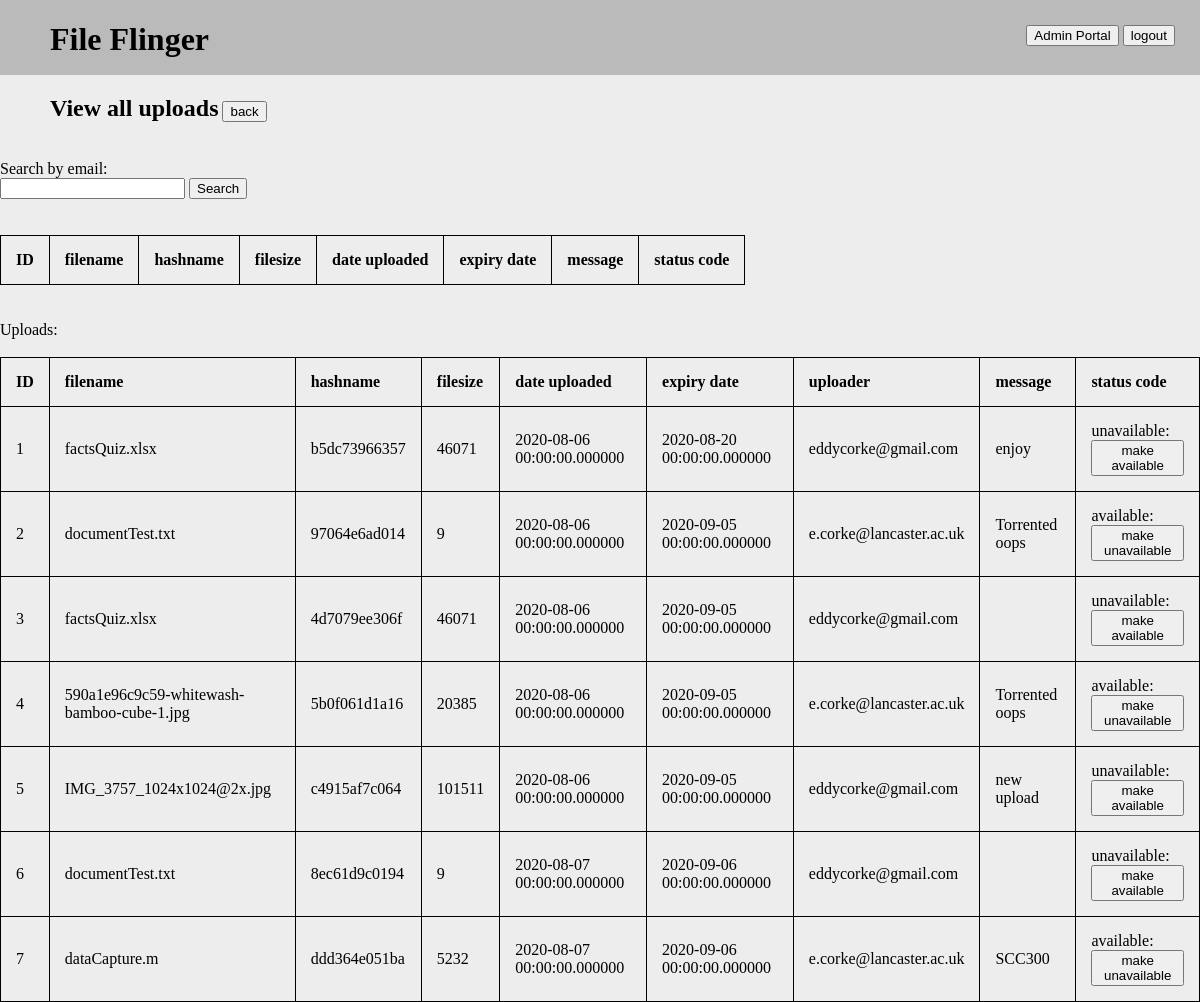
The app's page /admin_portal/uploads (signed in) with its own data.
### serv/models.py (models this page shows, shortened)
class Upload(db.Model):
    id = db.Column(db.Integer, primary_key=True)
    filename = db.Column(db.String(256), nullable=False)
    filesize = db.Column(db.Integer, nullable=False)
    hashname = db.Column(db.String(16), unique=True, nullable=False)
    datetime = db.Column(db.DateTime, nullable=False)
    expirationDatetime = db.Column(db.DateTime, nullable=False)
    uploaderEmail = db.Column(db.String(320), nullable=False)
    message = db.Column(db.String(512), nullable=False, default="")
    status = db.Column(db.Integer, default=1, nullable=False)  # 1: available, 0: unavailable
    password = db.Column(db.String(256))

### serv/routes.py (the view)
@app.route('/admin_portal/uploads')
@login_required
def view_uploads():
    if current_user.permLevel < 2:  # TODO: change number to config alias
        flash("Access to the admin portal area is restricted")
        return redirect(url_for('home'))
    email = request.args.get("email")
    search = []
    if email:
        search = db.session.execute("SELECT id, filename, hashname, filesize, datetime, expirationDatetime, message, status FROM Upload WHERE uploaderEmail = \"" + email + "\"").fetchall()
    status = request.args.get('status')
    upload_id = request.args.get('upload_id')
    if status:
        db.session.execute("UPDATE Upload SET status = " + status + " WHERE id = " + upload_id)
        db.session.commit()
    userData = db.session.execute("SELECT id, filename, hashname, filesize, datetime, expirationDatetime, uploaderEmail, message, status FROM Upload").fetchall()
    return render_template('view_uploads.html', data=userData, search=search)

### serv/models.py (called while the page is built)
@login_manager.user_loader
def load_user(user_id):
    return User.query.get(int(user_id))

### serv/templates/view_uploads.html (shortened to what this page needs)
{% extends "template.html" %}
{% block content %}
    <h2>View all uploads</h2>
    <a href="{{ url_for('admin_portal') }}"><button>back</button></a><br><br>
    Search by email: <br>
    <form action="uploads">
        <input type="text" name="email">
        <input type="submit" value="Search">
    </form>
    <br><br>
    <table>
            <th>ID</th>
            <th>filename</th>
            <th>hashname</th>
            <th>filesize</th>
            <th>date uploaded</th>
            <th>expiry date</th>
            <th>message</th>
            <th>status code</th>
        </table>
    <br><br>
    Uploads:<br><br>
    <table>
        <th>ID</th>
        <th>filename</th>
        <th>hashname</th>
        <th>filesize</th>
        <th>date uploaded</th>
        <th>expiry date</th>
        <th>uploader</th>
        <th>message</th>
        <th>status code</th>
        {% for item in data %}
        <tr>
            <td>{{item[0]}}</td>
            <td>{{item[1]}}</td>
            <td>{{item[2]}}</td>
            <td>{{item[3]}}</td>
            <td>{{item[4]}}</td>
            <td>{{item[5]}}</td>
            <td>{{item[6]}}</td>
            <td>{{item[7]}}</td>
            <td>
                {% if item[8] == 0 %}
                    unavailable:
                    <a href="uploads?status=1&upload_id={{item[0]}}"><button>make available</button></a>
                {% else %}
                    available:
                    <a href="uploads?status=0&upload_id={{item[0]}}"><button>make unavailable</button></a>
                {% endif %}
            </td>
        </tr>
        {% endfor %}
    </table>
{% endblock content %}

### serv/static/main.css (style rules this page uses)
body { background-color: #EDEDED; margin: 0px; }
a { text-decoration: none; color: #000000 }
h1, h2 { margin-left: 50px; display: inline-block; }
table { border-collapse: collapse; }
table, th, td { border: 1px solid black; }
th, td { padding: 15px; text-align: left; }

### records on screen
Upload: id "1", filename "factsQuiz.xlsx", hashname "b5dc73966357", filesize "46071", datetime "2020-08-06 00:00:00.000000", expirationDatetime "2020-08-20 00:00:00.000000", uploaderEmail "eddycorke@gmail.com", message "enjoy"
Upload: id "2", filename "documentTest.txt", hashname "97064e6ad014", filesize "9", datetime "2020-08-06 00:00:00.000000", expirationDatetime "2020-09-05 00:00:00.000000", uploaderEmail "e.corke@lancaster.ac.uk", message "Torrented oops"
Upload: id "3", filename "factsQuiz.xlsx", hashname "4d7079ee306f", filesize "46071", datetime "2020-08-06 00:00:00.000000", expirationDatetime "2020-09-05 00:00:00.000000", uploaderEmail "eddycorke@gmail.com"
Upload: id "4", filename "590a1e96c9c59-whitewash-bamboo-cube-1.jpg", hashname "5b0f061d1a16", filesize "20385", datetime "2020-08-06 00:00:00.000000", expirationDatetime "2020-09-05 00:00:00.000000", uploaderEmail "e.corke@lancaster.ac.uk", message "Torrented oops"
Upload: id "5", filename "IMG_3757_1024x1024@2x.jpg", hashname "c4915af7c064", filesize "101511", datetime "2020-08-06 00:00:00.000000", expirationDatetime "2020-09-05 00:00:00.000000", uploaderEmail "eddycorke@gmail.com", message "new upload"
Upload: id "6", filename "documentTest.txt", hashname "8ec61d9c0194", filesize "9", datetime "2020-08-07 00:00:00.000000", expirationDatetime "2020-09-06 00:00:00.000000", uploaderEmail "eddycorke@gmail.com"
Upload: id "7", filename "dataCapture.m", hashname "ddd364e051ba", filesize "5232", datetime "2020-08-07 00:00:00.000000", expirationDatetime "2020-09-06 00:00:00.000000", uploaderEmail "e.corke@lancaster.ac.uk", message "SCC300"
